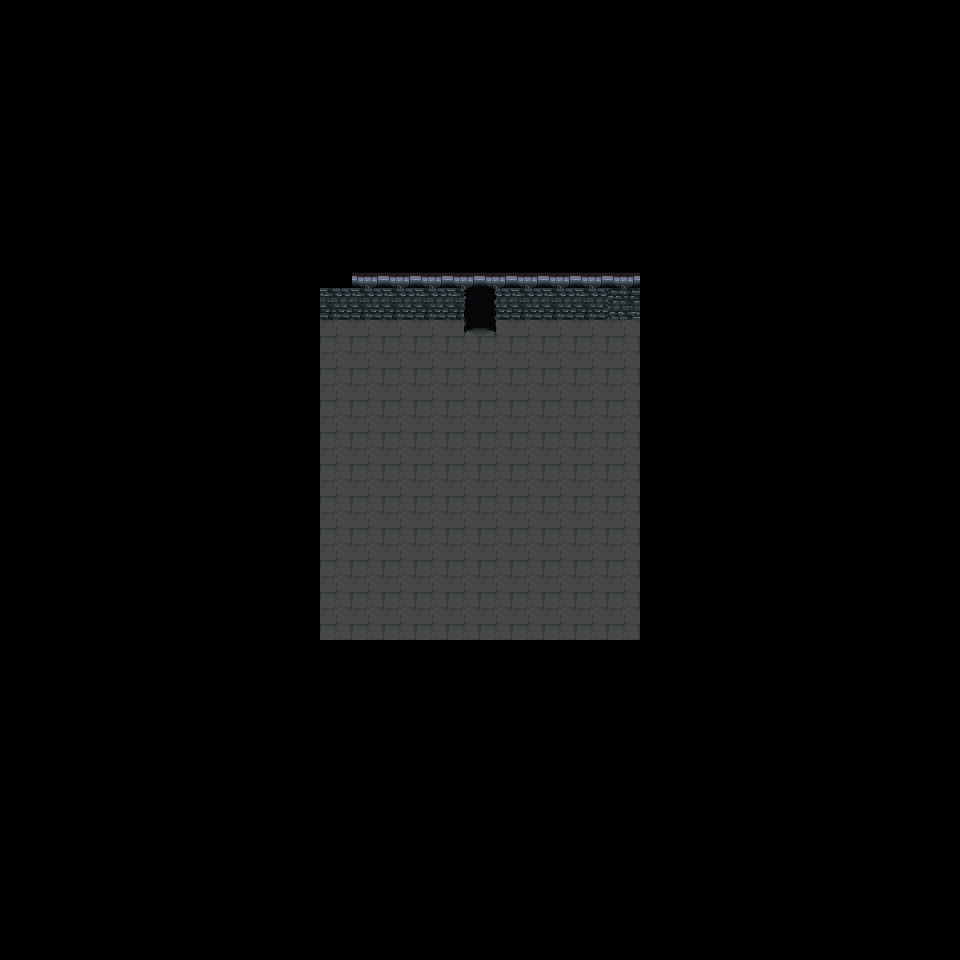

Tiled map render using the project's own tile images. Description and the map definition, with tile-layer contents summarised, below:
An orthogonal 30x30 tile map with 32x32 px tiles, 6 tile layers (Capa de patrones 1, so, paredesCompleta, paredMitad, ...).

<map version="1.10" tiledversion="1.11.2" orientation="orthogonal" renderorder="right-down" width="30" height="30" tilewidth="32" tileheight="32" infinite="0" nextlayerid="7" nextobjectid="1">
 <tileset firstgid="1" source="texturasNivel.tsx" />
 <layer id="1" name="Capa de patrones 1" width="30" height="30">
  <data>[900 cells, 100 non-empty, 1 distinct tile ids]</data>
 </layer>
 <layer id="6" name="so" width="30" height="30">
  <data>[900 cells, 1 non-empty, 1 distinct tile ids]</data>
 </layer>
 <layer id="3" name="paredesCompleta" width="30" height="30">
  <data>[900 cells, 10 non-empty, 1 distinct tile ids]</data>
 </layer>
 <layer id="4" name="paredMitad" width="30" height="30">
  <data>[900 cells, 9 non-empty, 1 distinct tile ids]</data>
 </layer>
 <layer id="2" name="puertas" width="30" height="30">
  <data>[900 cells, 12 non-empty, 6 distinct tile ids]</data>
 </layer>
 <layer id="5" name="techo" width="30" height="30">
  <data>[900 cells, 9 non-empty, 2 distinct tile ids]</data>
 </layer>
</map>
